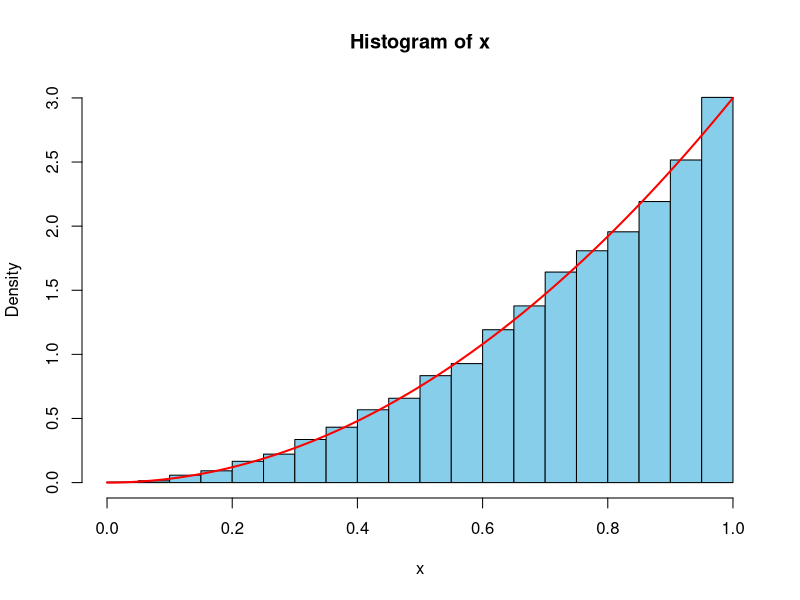
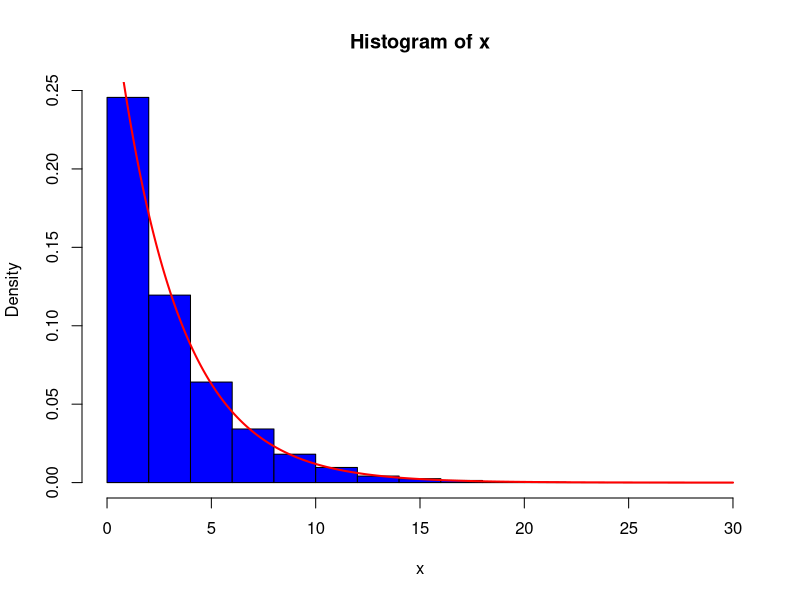
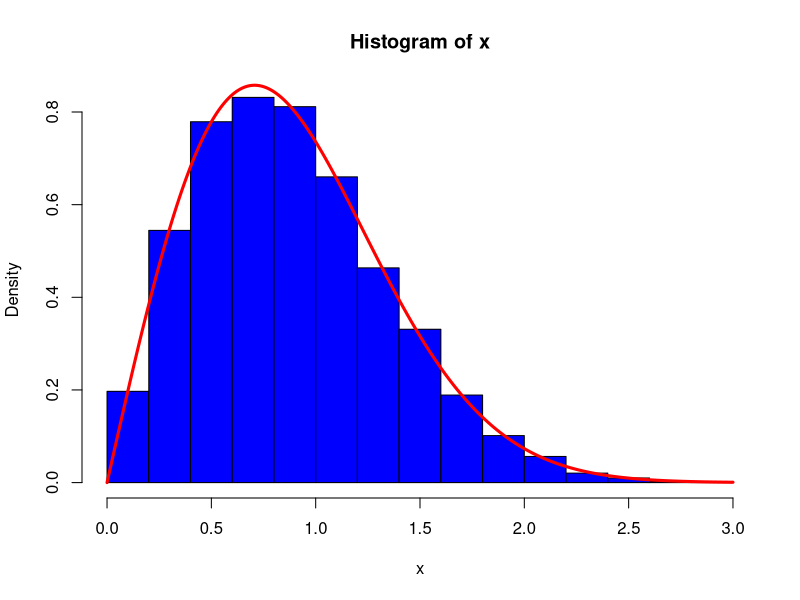

Generate these figures, in order, with R:

set.seed(1)
n <- 10^4
u <- runif(n)
x <- u^(1/3)

hist(x, prob = TRUE, col = "skyblue")

y <- seq(0, 1, by = 0.01)
lines(y, 3*y^2, col = "red", lwd = 2)

#######################

set.seed(1)
n<-10^4
u<-runif(n)
theta <- 3
x <- -theta * log(1-u)

hist(x, prob = TRUE, col="blue")
y <- seq(0, 30, by = 0.01)
lines(y, (1/theta) * exp(-(1/theta)*y), col = "red", lwd = 2)

#######################

n<-10^4
u<-runif(n)
alpha <- 2
x <- (-log(1-u))^(1/alpha)

hist(x, prob = TRUE, col="blue")
y <- seq(0, 3, by = 0.01)
lines(y, alpha*y^(alpha-1)*exp(-(y)^alpha), col = "red", lwd = 3)

gamma(1/alpha + 1)
mean(x)

###
n <- 10^4
u <- runif(n)
x <- ifelse(u<=0.6, 0, 1)
table(x)/n

##
n <- 10^4
u <- runif(n)
x <- ifelse(u<= 0.2, 1, 
            ifelse(u<=0.7, 2, 
                   ifelse(u<=0.9, 3, 4)))
table(x)/n

####
n <-10^4
u <-runif(n)
p <- 0.3
q <- 1-p
x <- ceiling(log(1-u)/log(q))
table(x)/n

1/p
mean(x)

(1-p)/p^2
var(x)

########
m <- 10^4 # replicate size.
u <- runif(m) # the typo was here; I wrote n instead of m out of habit.
n <- 30 # size for the binomial dist.
p <- 0.3
q <- 1-p

sim_vec <- numeric(m)
p0 = choose(n, 0) * p^0 * (1-p)^(n-0)

for(i in 1:m){
  p_val <- p0
  F_val <- p0
  j <- 0
  while((u[i] >= F_val) && (j < n)){
   # below is the recursive formula.
    ## FOUND THE ISSUE BELOW... use j instead of i.
   p_val <- (n-j)/(j+1) * p/(1-p) * p_val
   F_val <- F_val + p_val
   j <- j + 1
  }
  sim_vec[i] <- j
}

# mean
n*p
mean(sim_vec)
















